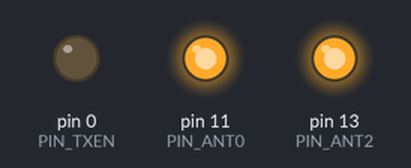
Bench run of a sketch on a simulated Arduino Uno, built with avr-gcc and run on an emulated ATmega328P. On the bench: output pins drawn as LEDs (lit = HIGH). Pins used as bus, display or sensor lines are not drawn.

Above: at 0.04 s.
At 2.0 s:
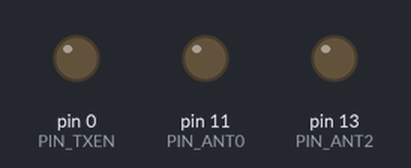
At 38.7 s:
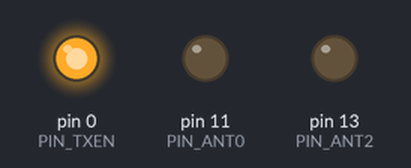
Timing chart, 0 to 40.0 s (numbered marks = the images above):
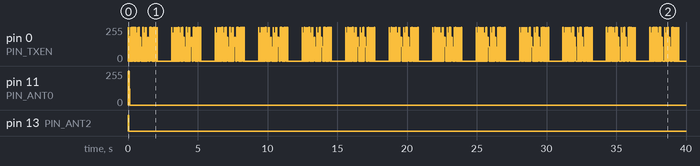

The sketch:

UTCU.ino
```cpp
// UTCU CODE

// Timescale
#define k 4

// The current station:
// 0 = ALL , 1 = AZ, 2 = BAZ, 3 = EL
#define STATION 1

// 0 = regular, 1 = high rate approach
#define SEQUENCE 0

//Interface Pins
const int PIN_TXEN = 0;
const int PIN_DPSK = 1;
const int PIN_TO = 7;
const int PIN_FRO = 9;
const int PIN_ANTSELRD = 4;
const int PIN_SEQSRT = 3;

// Antenna select bits
const int PIN_ANT0 = 11;
const int PIN_ANT1 = 12;
const int PIN_ANT2 = 13;

// Antenna values
const int ANT_DATA = 0;
const int ANT_SCAN = 4;
const int ANT_OFF  = 5;

// Timing
const unsigned long SEQUENCE_TIME_MS = 615;
unsigned long sequenceStart = 0;
const unsigned long PULSE_WIDTH = 20;
const unsigned long BIT_WIDTH = 64;
const unsigned long PULSE_LOW = BIT_WIDTH - PULSE_WIDTH;


//antenna const -> pins [D10][D11][D12]
const int left_ant[] = {0,0,1}; // left OCI
const int rear_ant[] = {0,1,0}; // rear OCI
const int right_ant[] = {0,1,1}; // right OCI
const int off_ant[] = {1,0,1}; // off state
const int all_ant[] = {0,0,0}; //all functions state

// preambles (we can tech combine bdw/adw preamble and contents together, but I have them separate)
const char az_preamble[] = "0000000000000111010011001"; // AZ preamble
const char el_preamble[] = "0000000000000111011100001"; // EL preamble
const char baz_preamble[] = "0000000000000111011001001"; // BAZ premable
const char haz_preamble[] = "0000000000000111010010100"; // HAZ pweamble :p

const char bdw1_preamble[] = "0000000000000111010101000"; // bdw1 preamble
const char bdw2_preamble[] = "0000000000000111010111100"; // bdw2 preamble
const char bdw3_preamble[] = "0000000000000111011010000"; // bdw3 preamble
const char bdw4_preamble[] = "0000000000000111011000100"; // bdw4 preamble
const char bdw5_preamble[] = "0000000000000111011101100"; // bdw5 preamble
const char bdw6_preamble[] = "0000000000000111010001101"; // bdw6 preamble

const char adw_premable[] = "0000000000000111011110010"; // adw preamble

// data/aux word contents
const char bdw1_content[] = "10111100111001011111"; // bdw1 content
const char bdw2_content[] = "10000110010010100100"; // bdw2 content
const char bdw3_content[] = "11100101101011011000"; // bdw3 content
const char bdw4_content[] = "11110010111001010101"; // bdw4 content
const char bdw5_content[] = "01110011011010011010"; // bdw5 content
const char bdw6_content[] = "10000000001010000110"; // bdw6 content

const char adw_content[] = "0000111110011010000000111001111111111001000101100011001111000000"; // adw content


void setup() {
  pinMode(PIN_TXEN, OUTPUT);
  pinMode(PIN_DPSK, OUTPUT);
  pinMode(PIN_TO, OUTPUT);
  pinMode(PIN_FRO, OUTPUT);
  pinMode(PIN_ANTSELRD, OUTPUT);
  pinMode(PIN_SEQSRT, OUTPUT);

  pinMode(PIN_ANT0, OUTPUT);
  pinMode(PIN_ANT1, OUTPUT);
  pinMode(PIN_ANT2, OUTPUT);

  allSignalsLow();
  setAntenna(ANT_OFF);
}

void loop() {
  if (SEQUENCE == 0){
    regSeq();
  } else {
    highAzApSeq();
  }
}


// Regular sequence
void regSeq(){
    digitalWrite(PIN_SEQSRT, HIGH);
    delay(1);
    digitalWrite(PIN_SEQSRT, LOW);


    sequence1();
    sequence2();

    digitalWrite(PIN_TXEN, HIGH);
    sendDPSKBits(bdw1_preamble);
    sendDPSKBits(bdw1_content);
    digitalWrite(PIN_TXEN, LOW);
    digitalWrite(PIN_TXEN, HIGH);
    sendDPSKBits(bdw2_preamble);
    sendDPSKBits(bdw2_content);
    digitalWrite(PIN_TXEN, LOW);

    sequence1();

    digitalWrite(PIN_TXEN, HIGH);
    sendDPSKBits(bdw3_preamble);
    sendDPSKBits(bdw3_content);
    digitalWrite(PIN_TXEN, LOW);
    digitalWrite(PIN_TXEN, HIGH);
    sendDPSKBits(bdw4_preamble);
    sendDPSKBits(bdw4_content);
    digitalWrite(PIN_TXEN, LOW);
    digitalWrite(PIN_TXEN, HIGH);
    sendDPSKBits(bdw5_preamble);
    sendDPSKBits(bdw5_content);
    digitalWrite(PIN_TXEN, LOW);

    sequence2();
    sequence1();

    digitalWrite(PIN_TXEN, HIGH);
    sendDPSKBits(bdw6_preamble);
    sendDPSKBits(bdw6_content);
    digitalWrite(PIN_TXEN, LOW);
    digitalWrite(PIN_TXEN, HIGH);
    sendDPSKBits(bdw1_preamble);
    sendDPSKBits(bdw1_content);
    digitalWrite(PIN_TXEN, LOW);
    digitalWrite(PIN_TXEN, HIGH);
    sendDPSKBits(bdw2_preamble);
    sendDPSKBits(bdw2_content);
    digitalWrite(PIN_TXEN, LOW);

    sequence2();

    digitalWrite(PIN_TXEN, HIGH);
    sendDPSKBits(bdw3_preamble);
    sendDPSKBits(bdw3_content);
    digitalWrite(PIN_TXEN, LOW);

    sequence1();
    sequence2();

    digitalWrite(PIN_TXEN, HIGH);
    sendDPSKBits(bdw4_preamble);
    sendDPSKBits(bdw4_content);
    digitalWrite(PIN_TXEN, LOW);
    digitalWrite(PIN_TXEN, HIGH);
    sendDPSKBits(bdw5_preamble);
    sendDPSKBits(bdw5_content);
    digitalWrite(PIN_TXEN, LOW);
    digitalWrite(PIN_TXEN, HIGH);
    sendDPSKBits(bdw6_preamble);
    sendDPSKBits(bdw6_content);
    digitalWrite(PIN_TXEN, LOW);

    delay(1000);
}

void highAzApSeq(){
    digitalWrite(PIN_SEQSRT, HIGH);
    delay(1);
    digitalWrite(PIN_SEQSRT, LOW);


    sequence1High();
    sequence2High();

    digitalWrite(PIN_TXEN, HIGH);
    sendDPSKBits(bdw1_preamble);
    sendDPSKBits(bdw1_content);
    digitalWrite(PIN_TXEN, LOW);
    digitalWrite(PIN_TXEN, HIGH);
    sendDPSKBits(bdw2_preamble);
    sendDPSKBits(bdw2_content);
    digitalWrite(PIN_TXEN, LOW);

    sequence1High();

    digitalWrite(PIN_TXEN, HIGH);
    sendDPSKBits(bdw3_preamble);
    sendDPSKBits(bdw3_content);
    digitalWrite(PIN_TXEN, LOW);
    digitalWrite(PIN_TXEN, HIGH);
    sendDPSKBits(bdw4_preamble);
    sendDPSKBits(bdw4_content);
    digitalWrite(PIN_TXEN, LOW);
    digitalWrite(PIN_TXEN, HIGH);
    sendDPSKBits(bdw5_preamble);
    sendDPSKBits(bdw5_content);
    digitalWrite(PIN_TXEN, LOW);

    sequence2High();
    sequence1High();

    digitalWrite(PIN_TXEN, HIGH);
    sendDPSKBits(bdw6_preamble);
    sendDPSKBits(bdw6_content);
    digitalWrite(PIN_TXEN, LOW);
    digitalWrite(PIN_TXEN, HIGH);
    sendDPSKBits(bdw1_preamble);
    sendDPSKBits(bdw1_content);
    digitalWrite(PIN_TXEN, LOW);
    digitalWrite(PIN_TXEN, HIGH);
    sendDPSKBits(bdw2_preamble);
    sendDPSKBits(bdw2_content);
    digitalWrite(PIN_TXEN, LOW);

    sequence2High();

    digitalWrite(PIN_TXEN, HIGH);
    sendDPSKBits(bdw3_preamble);
    sendDPSKBits(bdw3_content);
    digitalWrite(PIN_TXEN, LOW);

    sequence1High();
    sequence2High();

    digitalWrite(PIN_TXEN, HIGH);
    sendDPSKBits(bdw4_preamble);
    sendDPSKBits(bdw4_content);
    digitalWrite(PIN_TXEN, LOW);
    digitalWrite(PIN_TXEN, HIGH);
    sendDPSKBits(bdw5_preamble);
    sendDPSKBits(bdw5_content);
    digitalWrite(PIN_TXEN, LOW);
    digitalWrite(PIN_TXEN, HIGH);
    sendDPSKBits(bdw6_preamble);
    sendDPSKBits(bdw6_content);
    digitalWrite(PIN_TXEN, LOW);

    delay(1000);
}


void pulseUs(int pin) {
  unsigned long start = micros();

  digitalWrite(pin, HIGH);
  delayMicroseconds(PULSE_WIDTH * k);
  digitalWrite(pin, LOW);
  delayMicroseconds(PULSE_LOW * k);
}


// This function writes a 3-bit antenna number
void setAntenna(int value) {
  digitalWrite(PIN_ANT0, value & 0x01);
  digitalWrite(PIN_ANT1, (value >> 1) & 0x01);
  digitalWrite(PIN_ANT2, (value >> 2) & 0x01);
}

// This function will send the binary data as differential DPSK values
// Pretty much reading if the binary data switches from 0 to 1 or 1 to 0


void sendDPSKBits(const char *bits) {
  char prevBit = '0';

  for (int i = 0; bits[i] != '\0'; i++) {
    if ((bits[i] == '1' && prevBit == '0') || (bits[i] == '0' && prevBit == '1')) {
      pulseUs(PIN_DPSK);
    } else {
      delayMicroseconds(BIT_WIDTH * k);
    }
    prevBit = bits[i];
  }
}


// resets all singals to low at end of cycle
void allSignalsLow() {
  digitalWrite(PIN_TXEN, LOW);
  digitalWrite(PIN_DPSK, LOW);
  digitalWrite(PIN_TO, LOW);
  digitalWrite(PIN_FRO, LOW);
  digitalWrite(PIN_ANTSELRD, LOW);
}

// EL, BDW1, AZ, BDW2, EL, BDW3, BAZ, BDW4, EL
void azFunc() {
  // Start of sequence
  allSignalsLow();
  digitalWrite(PIN_TXEN, HIGH);
  setAntenna(0);
  pulseUs(PIN_ANTSELRD);


  // timing layout

  // Data section
  sendDPSKBits(az_preamble);
  digitalWrite(PIN_TXEN, LOW);
  digitalWrite(PIN_TXEN, HIGH);

  // antenna Selection phase,
  // I am setting the antenna to the correct switch position and then the time between switch
  // positions is 2 bit width so i so 64 times 2 and then times our scale factor of 4

  setAntenna(0);
  pulseUs(PIN_ANTSELRD);
  delayMicroseconds(64 * 5 * k);

  setAntenna(1);
  pulseUs(PIN_ANTSELRD);
  delayMicroseconds(64 * k);

  setAntenna(2);
  pulseUs(PIN_ANTSELRD);
  delayMicroseconds(64 * k);

  setAntenna(3);
  pulseUs(PIN_ANTSELRD);
  delayMicroseconds(64 * k);

  setAntenna(0);
  pulseUs(PIN_ANTSELRD);
  delayMicroseconds(64 * k);


  // To scan section
  digitalWrite(PIN_ANT0, 1);
  digitalWrite(PIN_ANT1, 0);
  digitalWrite(PIN_ANT2, 0);
  pulseUs(PIN_TO);
  delayMicroseconds((6200 * k) - (BIT_WIDTH * k));
  digitalWrite(PIN_TXEN, LOW);


  // wait time between to and fro scans
  delayMicroseconds(600 * k);


  // Fro scan section
  digitalWrite(PIN_TXEN, HIGH);
  pulseUs(PIN_FRO);
  delayMicroseconds((6200 * k) - (BIT_WIDTH * k));


  // Turning antenna off section
  setAntenna(0);
  pulseUs(PIN_ANTSELRD);
  digitalWrite(PIN_TXEN, LOW);

  delayMicroseconds(212 * k);
}


void elFunc(){
  // Start of sequence
  allSignalsLow();
  digitalWrite(PIN_TXEN, HIGH);
  setAntenna(0);
  pulseUs(PIN_ANTSELRD);

  // timing layout

  // Data section

  sendDPSKBits(el_preamble);
  digitalWrite(PIN_TXEN, LOW);
  digitalWrite(PIN_TXEN, HIGH);

  // Antenna sweep
  setAntenna(0);
  pulseUs(PIN_ANTSELRD);
  delayMicroseconds(64 * 5 * k);

  setAntenna(1);
  pulseUs(PIN_ANTSELRD);
  delayMicroseconds(64 * k);

  setAntenna(2);
  pulseUs(PIN_ANTSELRD);
  delayMicroseconds(64 * k);

  setAntenna(3);
  pulseUs(PIN_ANTSELRD);
  delayMicroseconds(64 * k);

  setAntenna(0);
  pulseUs(PIN_ANTSELRD);
  delayMicroseconds(64 * k);

  // Lets USSIM know it enable el beam
  digitalWrite(PIN_ANT0, 0);
  digitalWrite(PIN_ANT1, 1);
  digitalWrite(PIN_ANT2, 0);

  // To scan section
  pulseUs(PIN_TO);
  delayMicroseconds((1550 * k) - (BIT_WIDTH * k));
  digitalWrite(PIN_TXEN, LOW);


  // wait time between to and fro scans
  delayMicroseconds(600 * k);


  // Fro scan section
  digitalWrite(PIN_TXEN, HIGH);
  pulseUs(PIN_FRO);
  delayMicroseconds((1550 * k) - (BIT_WIDTH * k));


  // Turning antenna off section
  setAntenna(0);
  pulseUs(PIN_ANTSELRD);
  digitalWrite(PIN_TXEN, LOW);
  delayMicroseconds(244 * k);
}


void bazFunc() {
  // Start of sequence
  allSignalsLow();
  digitalWrite(PIN_TXEN, HIGH);
  setAntenna(0);
  pulseUs(PIN_ANTSELRD);


  // timing layout

  // Data section

  sendDPSKBits(baz_preamble);
  digitalWrite(PIN_TXEN, LOW);
  digitalWrite(PIN_TXEN, HIGH);

  // Antenna sweep
  setAntenna(0);
  pulseUs(PIN_ANTSELRD);
  delayMicroseconds(64 * 5 * k);

  setAntenna(1);
  pulseUs(PIN_ANTSELRD);
  delayMicroseconds(64 * k);

  setAntenna(2);
  pulseUs(PIN_ANTSELRD);
  delayMicroseconds(64 * k);

  setAntenna(3);
  pulseUs(PIN_ANTSELRD);
  delayMicroseconds(64 * k);

  setAntenna(0);
  pulseUs(PIN_ANTSELRD);
  delayMicroseconds(64 * k);

  // Lets USSIM know to enables BAZ scanning beam
  digitalWrite(PIN_ANT0, 0);
  digitalWrite(PIN_ANT1, 0);
  digitalWrite(PIN_ANT2, 1);

  // To scan section
  pulseUs(PIN_TO);
  delayMicroseconds((4200 * k) - (BIT_WIDTH * k));
  digitalWrite(PIN_TXEN, LOW);


  // wait time between to and fro scans
  delayMicroseconds(600 * k);


  // Fro scan section
  digitalWrite(PIN_TXEN, HIGH);
  pulseUs(PIN_FRO);
  delayMicroseconds((4200 * k) - (BIT_WIDTH * k));


  // Turning antenna off section
  setAntenna(0);
  pulseUs(PIN_ANTSELRD);
  digitalWrite(PIN_TXEN, LOW);
  delayMicroseconds(212 * k);
}

void hazFunc() {
  // Start of sequence
  allSignalsLow();
  digitalWrite(PIN_TXEN, HIGH);
  setAntenna(0);
  pulseUs(PIN_ANTSELRD);


  // timing layout

  // Data section

  sendDPSKBits(haz_preamble);
  digitalWrite(PIN_TXEN, LOW);
  digitalWrite(PIN_TXEN, HIGH);

  // Antenna sweep
  setAntenna(0);
  pulseUs(PIN_ANTSELRD);
  delayMicroseconds(64 * 5 * k);

  setAntenna(1);
  pulseUs(PIN_ANTSELRD);
  delayMicroseconds(64 * k);

  setAntenna(2);
  pulseUs(PIN_ANTSELRD);
  delayMicroseconds(64 * k);

  setAntenna(3);
  pulseUs(PIN_ANTSELRD);
  delayMicroseconds(64 * k);

  setAntenna(0);
  pulseUs(PIN_ANTSELRD);
  delayMicroseconds(64 * k);

  // Lets USSIM know to enables BAZ scanning beam
  digitalWrite(PIN_ANT0, 0);
  digitalWrite(PIN_ANT1, 0);
  digitalWrite(PIN_ANT2, 1);

  // To scan section
  pulseUs(PIN_FRO);
  delayMicroseconds((4200 * k) - (BIT_WIDTH * k));
  digitalWrite(PIN_TXEN, LOW);


  // wait time between to and fro scans
  delayMicroseconds(600 * k);


  // Fro scan section
  digitalWrite(PIN_TXEN, HIGH);
  pulseUs(PIN_TO);
  delayMicroseconds((4200 * k) - (BIT_WIDTH * k));


  // Turning antenna off section
  setAntenna(0);
  pulseUs(PIN_ANTSELRD);
  digitalWrite(PIN_TXEN, LOW);
  delayMicroseconds(212 * k);
}

// EL, BDW1, AZ, BDW2, EL, BDW3, BAZ, BDW4, EL
void sequence1() {

  // For all functions and datawords in both sequence one and two,
  // I check for the station and if the function runs in said station,
  // I run that function, if not, I delay for the time it would take to
  // run the function.

  if (STATION == 3 || STATION== 0){
    elFunc();
  } else {
    delay(5.6 * k);
  }

  if (STATION == 1 || STATION == 0){
    digitalWrite(PIN_TXEN, HIGH);
    sendDPSKBits(bdw1_preamble);
    sendDPSKBits(bdw1_content);
    digitalWrite(PIN_TXEN, LOW);
    delayMicroseconds(220 * k);
    delayMicroseconds(2200 * k);
  } else {
    delay(3.1 * k);
    delayMicroseconds(2200 * k);
  }

  if (STATION == 1 || STATION == 0){
    azFunc();
  } else {
    delay(15.9 * k);
  }

  if (STATION == 1 || STATION == 0){
    digitalWrite(PIN_TXEN, HIGH);
    sendDPSKBits(bdw2_preamble);
    sendDPSKBits(bdw2_content);
    digitalWrite(PIN_TXEN, LOW);
    delayMicroseconds(220 * k);
    delayMicroseconds(2200 * k);
  } else {
    delay(3.1 * k);
    delayMicroseconds(2200 * k);
  }


  if (STATION == 3 || STATION == 0){
    elFunc();
  } else {
    delay(5.6 * k);
  }

  if (STATION == 1 || STATION == 0){
    digitalWrite(PIN_TXEN, HIGH);
    sendDPSKBits(bdw3_preamble);
    sendDPSKBits(bdw3_content);
    digitalWrite(PIN_TXEN, LOW);
    delayMicroseconds(220 * k);
    delayMicroseconds(2200 * k);
  } else {
    delay(3.1 * k);
  }

  if (STATION == 2 || STATION == 0){
    bazFunc();
  } else {
    delay(11.9 * k);
  }

  if (STATION == 1 || STATION == 0){
    digitalWrite(PIN_TXEN, HIGH);
    sendDPSKBits(bdw4_preamble);
    sendDPSKBits(bdw4_content);
    digitalWrite(PIN_TXEN, LOW);
    delayMicroseconds(220 * k);
  } else {
    delay(3.1 * k);
  }

  if (STATION == 3 || STATION == 0){
    elFunc();
  } else {
    delay(5.6 * k);
  }

  delay(8 * k);
}

// EL, BDW5, AZ, BDW6, EL, AUXDATA, EL
void sequence2() {
  if (STATION == 3 || STATION == 0){
    elFunc();
  } else {
    delay(5.6 * k);
  }

  if (STATION == 1 || STATION == 0){
    digitalWrite(PIN_TXEN, HIGH);
    sendDPSKBits(bdw5_preamble);
    sendDPSKBits(bdw5_content);
    digitalWrite(PIN_TXEN, LOW);
    delayMicroseconds(220 * k);
    delayMicroseconds(2200 * k);
  } else {
    delay(3.1 * k);
    delayMicroseconds(2200 * k);
  }

  if (STATION == 1 || STATION == 0){
    azFunc();
  } else {
    delay(15.9 * k);
  }

  if (STATION == 1 || STATION == 0){
    digitalWrite(PIN_TXEN, HIGH);
    sendDPSKBits(bdw6_preamble);
    sendDPSKBits(bdw6_content);
    digitalWrite(PIN_TXEN, LOW);
    delayMicroseconds(220 * k);
    delayMicroseconds(2200 * k);
  } else {
    delay(3.1 * k);
    delayMicroseconds(2200 * k);
  }

  if (STATION == 3 || STATION == 0){
    elFunc();
  } else {
    delay(5.6 * k);
  }


  if (STATION == 1 || STATION == 0){
    digitalWrite(PIN_TXEN, HIGH);
    sendDPSKBits(adw_premable);
    sendDPSKBits(adw_content);
    digitalWrite(PIN_TXEN, LOW);
    delayMicroseconds(204 * k);
    delayMicroseconds(2200 * k);
  } else {
    delay(5.9 * k);
    delayMicroseconds(2200 * k);
  }

  if (STATION == 3 || STATION == 0){
    elFunc();
  } else {
    delay(5.6 * k);
  }

  delay(17 * k);
}

void sequence1High(){
  if (STATION == 3 || STATION== 0){
    elFunc();
  } else {
    delay(5.6 * k);
  }

  if (STATION == 1 || STATION== 0){
    hazFunc();
  } else {
    delay(11.9 * k);
  }

  if (STATION == 1 || STATION== 0){
    digitalWrite(PIN_TXEN, HIGH);
    sendDPSKBits(bdw1_preamble);
    sendDPSKBits(bdw1_content);
    digitalWrite(PIN_TXEN, LOW);
    delayMicroseconds(220 * k);
  } else {
    delay(3.1 * k);
  }

  if (STATION == 1 || STATION== 0){
    digitalWrite(PIN_TXEN, HIGH);
    sendDPSKBits(bdw3_preamble);
    sendDPSKBits(bdw3_content);
    digitalWrite(PIN_TXEN, LOW);
    delayMicroseconds(220 * k);
  } else {
    delay(3.1 * k);
  }

  if (STATION == 1 || STATION== 0){
    digitalWrite(PIN_TXEN, HIGH);
    sendDPSKBits(bdw4_preamble);
    sendDPSKBits(bdw4_content);
    digitalWrite(PIN_TXEN, LOW);
    delayMicroseconds(220 * k);
  } else {
    delay(3.1 * k);
  }

  if (STATION == 1 || STATION== 0){
    digitalWrite(PIN_TXEN, HIGH);
    sendDPSKBits(bdw5_preamble);
    sendDPSKBits(bdw5_content);
    digitalWrite(PIN_TXEN, LOW);
    delayMicroseconds(220 * k);
  } else {
    delay(3.1 * k);
  }

  if (STATION == 1 || STATION == 0){
    digitalWrite(PIN_TXEN, HIGH);
    sendDPSKBits(bdw6_preamble);
    sendDPSKBits(bdw6_content);
    digitalWrite(PIN_TXEN, LOW);
    delayMicroseconds(220 * k);
  } else {
    delay(3.1 * k);
  }

  if (STATION == 1 || STATION== 0){
    hazFunc();
  } else {
    delay(11.9 * k);
  }

  if (STATION == 3 || STATION== 0){
    elFunc();
  } else {
    delay(5.6 * k);
  }


  if (STATION == 1 || STATION== 0){
    hazFunc();
  } else {
    delay(11.9 * k);
  }

  if (STATION == 3 || STATION== 0){
    elFunc();
  } else {
    delay(5.6 * k);
  }

  delay(6 * k);
}

void sequence2High() {
  if (STATION == 3 || STATION== 0){
    elFunc();
  } else {
    delay(5.6 * k);
  }

  if (STATION == 1 || STATION== 0){
    hazFunc();
  } else {
    delay(11.9 * k);
  }

  if (STATION == 1 || STATION == 0){
    digitalWrite(PIN_TXEN, HIGH);
    sendDPSKBits(bdw2_preamble);
    sendDPSKBits(bdw2_content);
    digitalWrite(PIN_TXEN, LOW);
    delayMicroseconds(220 * k);
  } else {
    delay(3.1 * k);
  }

  if (STATION == 2 || STATION == 0){
    bazFunc();
  } else {
    delay(11.9 * k);
  }

  if (STATION == 1 || STATION== 0){
    hazFunc();
  } else {
    delay(11.9 * k);
  }

  if (STATION == 3 || STATION== 0){
    elFunc();
  } else {
    delay(5.6 * k);
  }

  if (STATION == 1 || STATION== 0){
    hazFunc();
  } else {
    delay(11.9 * k);
  }

  if (STATION == 3 || STATION== 0){
    elFunc();
  } else {
    delay(5.6 * k);
  }
}
```

Measured:
- by itself, pin 11 (PIN_ANT0): 255/255 → 0/255 at 0.04 s
- by itself, pin 13 (PIN_ANT2): HIGH → LOW at 0.04 s
